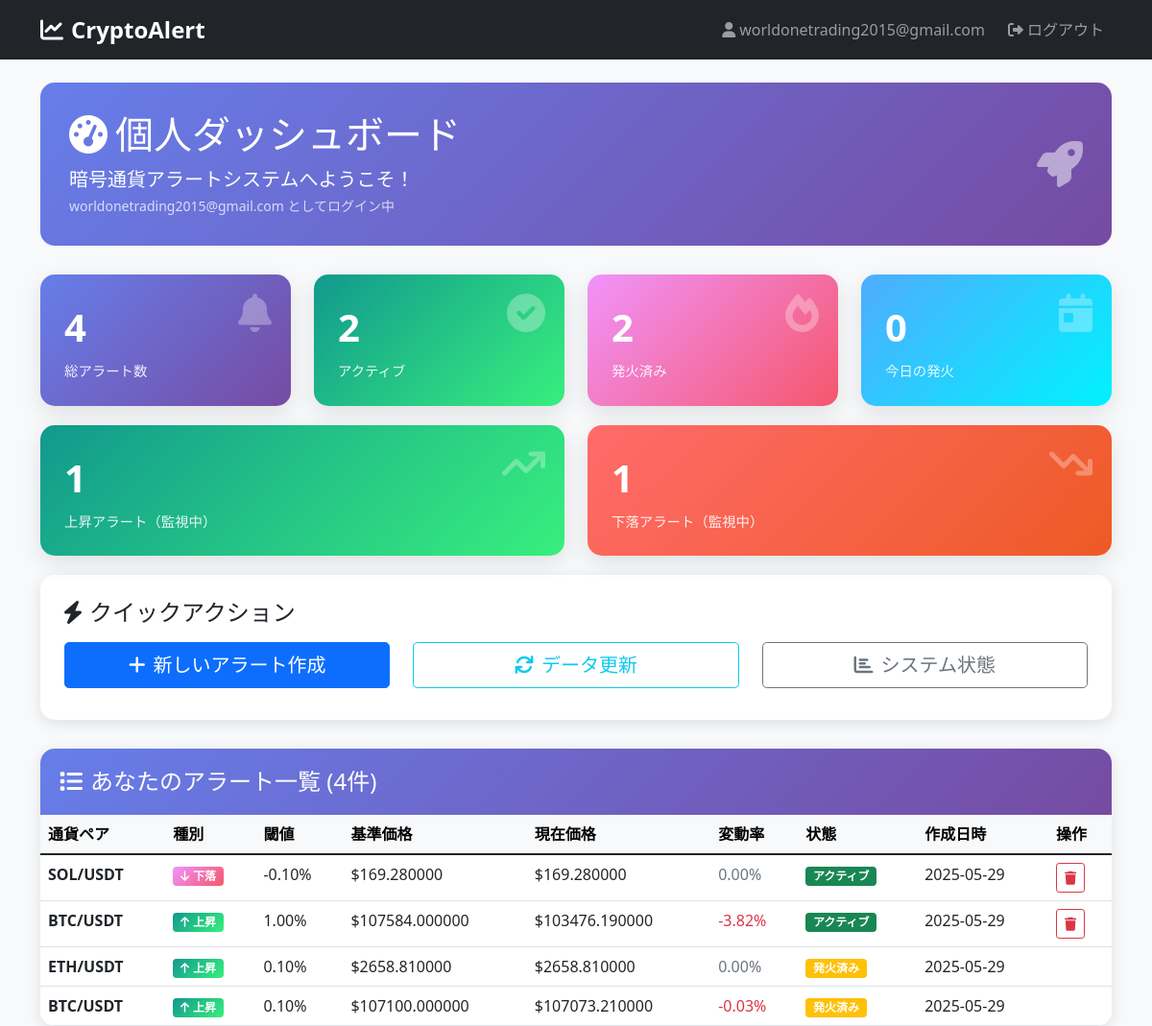
/dashboard (signed in), run on the app's committed database.
### tables this page shows
CREATE TABLE users (
                    id INTEGER PRIMARY KEY AUTOINCREMENT,
                    email VARCHAR(255) UNIQUE NOT NULL,
                    email_hash VARCHAR(64) NOT NULL,
                    created_at TIMESTAMP DEFAULT CURRENT_TIMESTAMP,
                    last_active TIMESTAMP DEFAULT CURRENT_TIMESTAMP,
                    is_active BOOLEAN DEFAULT 1,
                    daily_alert_count INTEGER DEFAULT 0,
                    plan VARCHAR(20) DEFAULT 'free',
                    unsubscribe_token VARCHAR(64) UNIQUE
                , password_hash VARCHAR(255), is_registered BOOLEAN DEFAULT 0, last_login TIMESTAMP);

CREATE TABLE alerts (
                    id INTEGER PRIMARY KEY AUTOINCREMENT,
                    user_id INTEGER NOT NULL,
                    symbol VARCHAR(20) NOT NULL,
                    base_symbol VARCHAR(10) NOT NULL,
                    threshold_percent DECIMAL(5,2) NOT NULL,
                    base_price DECIMAL(15,8) NOT NULL,
                    current_price DECIMAL(15,8),
                    status VARCHAR(20) DEFAULT 'active',
                    created_at TIMESTAMP DEFAULT CURRENT_TIMESTAMP,
                    triggered_at TIMESTAMP,
                    last_checked TIMESTAMP,
                    check_interval INTEGER DEFAULT 60,
                    alert_token VARCHAR(64) UNIQUE,
                    metadata TEXT, alert_type VARCHAR(10) DEFAULT 'rise',
                    FOREIGN KEY (user_id) REFERENCES users (id) ON DELETE CASCADE
                );

### app.py (the view)
@app.route('/dashboard')
@login_required
def dashboard():
    try:
        user_alerts = db.get_user_alerts(current_user.email)
        total_alerts = len(user_alerts)
        active_alerts = len([a for a in user_alerts if a['status'] == 'active'])
        triggered_alerts = len([a for a in user_alerts if a['status'] == 'triggered'])
        rise_alerts = len([a for a in user_alerts if a.get('alert_type', 'rise') == 'rise' and a['status'] == 'active'])
        fall_alerts = len([a for a in user_alerts if a.get('alert_type', 'rise') == 'fall' and a['status'] == 'active'])
        today = datetime.now().date()
        today_triggered = len([a for a in user_alerts if
                              a.get('triggered_at') and
                              datetime.fromisoformat(a['triggered_at']).date() == today])
        user_stats = {
            'total_alerts': total_alerts,
            'active_alerts': active_alerts,
            'triggered_alerts': triggered_alerts,
            'rise_alerts': rise_alerts,
            'fall_alerts': fall_alerts,
            'today_triggered': today_triggered
        }
        return render_template('dashboard.html',
                             user=current_user,
                             alerts=user_alerts,
                             stats=user_stats)
    except Exception as e:
        flash(f'ダッシュボード読み込みエラー: {str(e)}', 'error')
        return redirect(url_for('index'))

### app.py (called while the page is built)
@login_manager.user_loader
def load_user(user_id):
    return db.get_user_by_id(int(user_id))

### database_schema.py (called while the page is built)
    def get_user_by_id(self, user_id: int) -> Optional[User]:
        with sqlite3.connect(self.db_file) as conn:
            conn.row_factory = sqlite3.Row
            cursor = conn.execute("""
                SELECT * FROM users WHERE id = ? AND is_active = 1
            """, (user_id,))
            result = cursor.fetchone()
            return User(dict(result)) if result else None

    def get_user_alerts(self, email: str) -> List[Dict]:
        with sqlite3.connect(self.db_file) as conn:
            conn.row_factory = sqlite3.Row
            cursor = conn.execute("""
                SELECT a.*, u.email
                FROM alerts a
                JOIN users u ON a.user_id = u.id
                WHERE u.email = ?
                ORDER BY a.created_at DESC
            """, (email.lower().strip(),))
            alerts = []
            for row in cursor.fetchall():
                alert = dict(row)
                if not alert.get('alert_type'):
                    alert['alert_type'] = 'rise'
                alerts.append(alert)
            return alerts

### templates/dashboard.html (shortened to what this page needs)
<!DOCTYPE html>
<html lang="ja">
<head>
    <link href="https://cdn.jsdelivr.net/npm/bootstrap@5.1.3/dist/css/bootstrap.min.css" rel="stylesheet">
    <link href="https://cdnjs.cloudflare.com/ajax/libs/font-awesome/6.0.0/css/all.min.css" rel="stylesheet">
</head>
<body>
    <nav class="navbar navbar-expand-lg navbar-dark bg-dark">
        <div class="container">
            <a class="navbar-brand" href="/dashboard">
                <i class="fas fa-chart-line me-2"></i>CryptoAlert
            </a>
            <div class="navbar-nav ms-auto">
                <span class="navbar-text me-3">
                    <i class="fas fa-user me-1"></i>{{ user.email }}
                </span>
                <a class="nav-link" href="/auth/logout">
                    <i class="fas fa-sign-out-alt me-1"></i>ログアウト
                </a>
            </div>
        </div>
    </nav>
    <div class="container mt-4">
        <div class="welcome-section">
            <div class="row align-items-center">
                <div class="col-md-8">
                    <h1 class="mb-2">
                        <i class="fas fa-tachometer-alt me-2"></i>個人ダッシュボード
                    </h1>
                    <p class="mb-0 fs-5">暗号通貨アラートシステムへようこそ！</p>
                    <small class="opacity-75">{{ user.email }} としてログイン中</small>
                </div>
                <div class="col-md-4 text-end">
                    <i class="fas fa-rocket fa-3x opacity-50"></i>
                </div>
            </div>
        </div>
        <div class="row">
            <div class="col-md-3 col-sm-6">
                <div class="stat-card primary position-relative">
                    <i class="fas fa-bell stat-icon"></i>
                    <div class="stat-number">{{ stats.total_alerts }}</div>
                    <div class="stat-label">総アラート数</div>
                </div>
            </div>
            <div class="col-md-3 col-sm-6">
                <div class="stat-card success position-relative">
                    <i class="fas fa-check-circle stat-icon"></i>
                    <div class="stat-number">{{ stats.active_alerts }}</div>
                    <div class="stat-label">アクティブ</div>
                </div>
            </div>
            <div class="col-md-3 col-sm-6">
                <div class="stat-card warning position-relative">
                    <i class="fas fa-fire stat-icon"></i>
                    <div class="stat-number">{{ stats.triggered_alerts }}</div>
                    <div class="stat-label">発火済み</div>
                </div>
            </div>
            <div class="col-md-3 col-sm-6">
                <div class="stat-card info position-relative">
                    <i class="fas fa-calendar-day stat-icon"></i>
                    <div class="stat-number">{{ stats.today_triggered }}</div>
                    <div class="stat-label">今日の発火</div>
                </div>
            </div>
        </div>
        <div class="row">
            <div class="col-md-6">
                <div class="stat-card success position-relative">
                    <i class="fas fa-arrow-trend-up stat-icon"></i>
                    <div class="stat-number">{{ stats.rise_alerts }}</div>
                    <div class="stat-label">上昇アラート（監視中）</div>
                </div>
            </div>
            <div class="col-md-6">
                <div class="stat-card danger position-relative">
                    <i class="fas fa-arrow-trend-down stat-icon"></i>
                    <div class="stat-number">{{ stats.fall_alerts }}</div>
                    <div class="stat-label">下落アラート（監視中）</div>
                </div>
            </div>
        </div>
        <div class="quick-actions">
            <h4 class="mb-3">
                <i class="fas fa-bolt me-2"></i>クイックアクション
            </h4>
            <div class="row">
                <div class="col-md-4">
                    <a href="/create" class="btn btn-primary btn-lg w-100 mb-2">
                        <i class="fas fa-plus me-2"></i>新しいアラート作成
                    </a>
                </div>
                <div class="col-md-4">
                    <button class="btn btn-outline-info btn-lg w-100 mb-2" onclick="refreshDashboard()">
                        <i class="fas fa-refresh me-2"></i>データ更新
                    </button>
                </div>
                <div class="col-md-4">
                    <a href="/api/status" class="btn btn-outline-secondary btn-lg w-100 mb-2" target="_blank">
                        <i class="fas fa-chart-bar me-2"></i>システム状態
                    </a>
                </div>
            </div>
        </div>
        {% if alerts %}
        <div class="alert-table">
            <div class="table-header">
                <h4 class="mb-0">
                    <i class="fas fa-list me-2"></i>あなたのアラート一覧 ({{ alerts|length }}件)
                </h4>
            </div>
            <div class="table-responsive">
                <table class="table table-hover mb-0">
                    <thead class="table-light">
                        <tr>
                            <th>通貨ペア</th>
                            <th>種別</th>
                            <th>閾値</th>
                            <th>基準価格</th>
                            <th>現在価格</th>
                            <th>変動率</th>
                            <th>状態</th>
                            <th>作成日時</th>
                            <th>操作</th>
                        </tr>
                    </thead>
                    <tbody>
                        {% for alert in alerts %}
                        <tr>
                            <td>
                                <strong>{{ alert.base_symbol }}/USDT</strong>
                            </td>
                            <td>
                                {% if alert.alert_type == 'rise' %}
                                    <span class="badge badge-rise">
                                        <i class="fas fa-arrow-up me-1"></i>上昇
                                    </span>
                                {% else %}
                                    <span class="badge badge-fall">
                                        <i class="fas fa-arrow-down me-1"></i>下落
                                    </span>
                                {% endif %}
                            </td>
                            <td>{{ "%.2f"|format(alert.threshold_percent) }}%</td>
                            <td>${{ "%.6f"|format(alert.base_price) }}</td>
                            <td>
                                {% if alert.current_price %}
                                    ${{ "%.6f"|format(alert.current_price) }}
                                {% else %}
                                    <span class="text-muted">未取得</span>
                                {% endif %}
                            </td>
                            <td>
                                {% if alert.current_price and alert.base_price %}
                                    {% set change = ((alert.current_price - alert.base_price) / alert.base_price * 100) %}
                                    <span class="{% if change > 0 %}text-success{% elif change < 0 %}text-danger{% else %}text-muted{% endif %}">
                                        {{ "%.2f"|format(change) }}%
                                    </span>
                                {% else %}
                                    <span class="text-muted">-</span>
                                {% endif %}
                            </td>
                            <td>
                                {% if alert.status == 'active' %}
                                    <span class="badge bg-success">アクティブ</span>
                                {% elif alert.status == 'triggered' %}
                                    <span class="badge bg-warning">発火済み</span>
                                {% else %}
                                    <span class="badge bg-secondary">停止</span>
                                {% endif %}
                            </td>
                            <td>
                                {{ alert.created_at[:10] if alert.created_at else 'N/A' }}
                            </td>
                            <td>
                                {% if alert.status == 'active' %}
                                    <button class="btn btn-sm btn-outline-danger"
                                            onclick="deleteAlert('{{ alert.alert_token }}')">
                                        <i class="fas fa-trash"></i>
                                    </button>
                                {% endif %}
                            </td>
                        </tr>
                        {% endfor %}
                    </tbody>
                </table>
            </div>
        </div>
        {% endif %}
    </div>
</body>
</html>

### templates/dashboard.html (style rules this page uses)
body { background-color: #f8f9fa; }
.stat-card { background: linear-gradient(135deg, #667eea 0%, #764ba2 100%); border-radius: 15px; color: white; padding: 25px; margin-bottom: 20px; box-shadow: 0 8px 25px rgba(0,0,0,0.1); transition: transform 0.3s ease; }
.stat-card.success { background: linear-gradient(135deg, #11998e 0%, #38ef7d 100%); }
.stat-card.warning { background: linear-gradient(135deg, #f093fb 0%, #f5576c 100%); }
.stat-card.info { background: linear-gradient(135deg, #4facfe 0%, #00f2fe 100%); }
.stat-card.primary { background: linear-gradient(135deg, #667eea 0%, #764ba2 100%); }
.stat-card.danger { background: linear-gradient(135deg, #ff6b6b 0%, #ee5a24 100%); }
.stat-number { font-size: 2.5rem; font-weight: bold; margin-bottom: 5px; }
.stat-label { font-size: 0.9rem; opacity: 0.9; }
.stat-icon { font-size: 2.5rem; opacity: 0.3; position: absolute; right: 20px; top: 20px; }
.alert-table { background: white; border-radius: 15px; box-shadow: 0 4px 15px rgba(0,0,0,0.1); overflow: hidden; }
.table-header { background: linear-gradient(135deg, #667eea 0%, #764ba2 100%); color: white; padding: 20px; }
.badge-rise { background: linear-gradient(135deg, #11998e 0%, #38ef7d 100%); color: white; }
.badge-fall { background: linear-gradient(135deg, #f093fb 0%, #f5576c 100%); color: white; }
.navbar-brand { font-weight: bold; font-size: 1.5rem; }
.welcome-section { background: linear-gradient(135deg, #667eea 0%, #764ba2 100%); color: white; padding: 30px; border-radius: 15px; margin-bottom: 30px; }
.quick-actions { background: white; border-radius: 15px; padding: 25px; box-shadow: 0 4px 15px rgba(0,0,0,0.1); margin-bottom: 30px; }

### data on the page
users: email "worldonetrading2015@gmail.com"
alerts: base_symbol "SOL", alert_type "fall" (drawn), threshold_percent "-0.10", base_price "169.280000", current_price "169.280000", change "0.00", status "アクティブ", created_at "2025-05-29"
alerts: base_symbol "BTC", alert_type "rise" (drawn), threshold_percent "1.00", base_price "107584.000000", current_price "103476.190000", change "-3.82", status "アクティブ", created_at "2025-05-29"
alerts: base_symbol "ETH", alert_type "rise" (drawn), threshold_percent "0.10", base_price "2658.810000", current_price "2658.810000", change "0.00", status "発火済み", created_at "2025-05-29"
alerts: base_symbol "BTC", alert_type "rise" (drawn), threshold_percent "0.10", base_price "107100.000000", current_price "107073.210000", change "-0.03", status "発火済み", created_at "2025-05-29"

### other printed values
{{ stats.total_alerts }} "4"
{{ stats.active_alerts }} "2"
{{ stats.triggered_alerts }} "2"
{{ stats.today_triggered }} "0"
{{ stats.rise_alerts }} "1"
{{ stats.fall_alerts }} "1"
{{ alerts|length }} "4"
